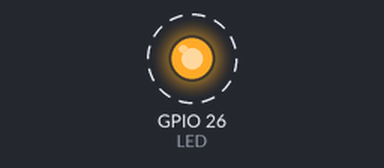
Recording of a sketch running on a simulated ESP32. Parts: output pins drawn as LEDs (lit = HIGH). Dashed ring = blinking.

Above: at 0.5 s.
Timing chart, 0 to 4.6 s (numbered marks = the images above):
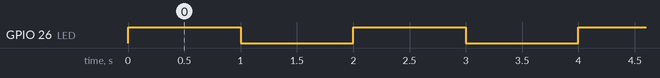

Measured:
- by itself, GPIO 26 (LED): alternates HIGH for 1.0 s and LOW for 1.0 s

The sketch:

LED.ino
```cpp
#define LED 26
void setup() {
  pinMode(LED,OUTPUT);
  digitalWrite(LED,LOW);
}

void loop() {
  digitalWrite(LED,HIGH);
  delay(1000);
  digitalWrite(LED,LOW);
  delay(1000);
}
```
